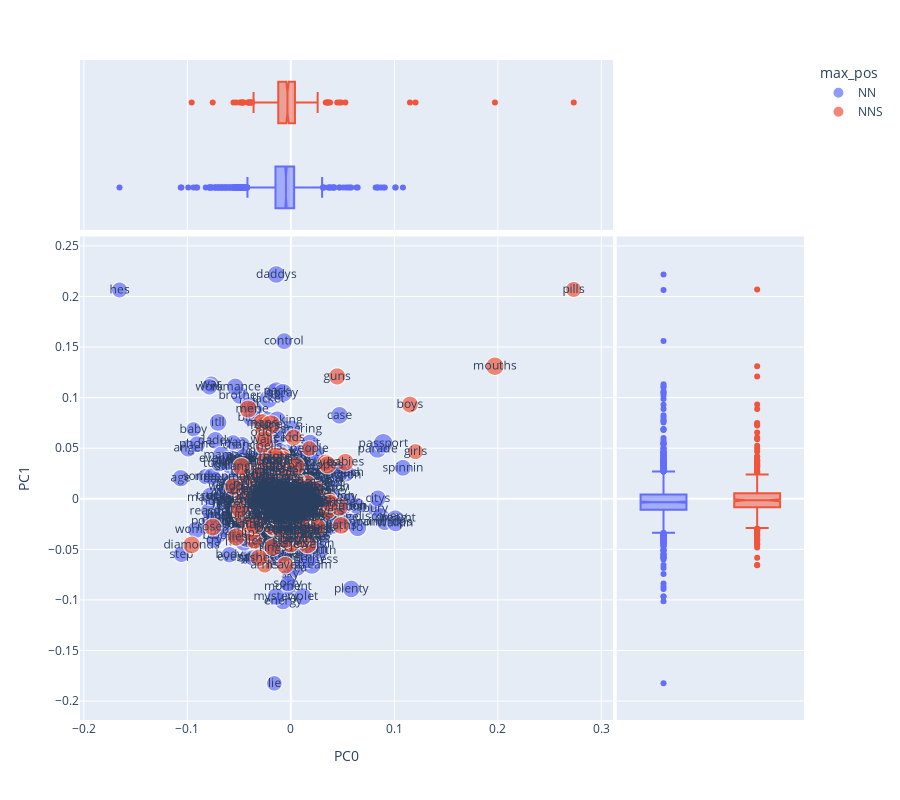

The cell this chart's notebook holds for it:
### Code cell
vis_loadings(0, 1)

### Figure 1 — Plotly figure (JSON) as saved in the notebook; plotly's stock layout.template omitted (floating-point values rounded to 4 significant figures; data arrays with more than 128 entries replaced by an {"elided": "..."} marker saying what was removed)
{"data": [{"hovertemplate": "max_pos=NN<br>PC0=%{x}<br>PC1=%{y}<br>i=%{marker.size}<br>term_str=%{text}<extra></extra>", "legendgroup": "NN", "marker": {"color": "#636efa", "size": {"elided": "1547 float values"}, "sizemode": "area", "sizeref": 0.04139, "symbol": "circle"}, "mode": "markers+text", "name": "NN", "showlegend": true, "text": {"elided": "1547 str values"}, "type": "scattergl", "x": {"elided": "1547 float values"}, "xaxis": "x", "y": {"elided": "1547 float values"}, "yaxis": "y"}, {"alignmentgroup": "True", "hovertemplate": "max_pos=NN<br>PC0=%{x}<extra></extra>", "legendgroup": "NN", "marker": {"color": "#636efa", "symbol": "circle"}, "name": "NN", "notched": true, "offsetgroup": "NN", "showlegend": false, "type": "box", "x": {"elided": "1547 float values"}, "xaxis": "x3", "yaxis": "y3"}, {"alignmentgroup": "True", "hovertemplate": "max_pos=NN<br>PC1=%{y}<extra></extra>", "legendgroup": "NN", "marker": {"color": "#636efa", "symbol": "circle"}, "name": "NN", "notched": true, "offsetgroup": "NN", "showlegend": false, "type": "box", "xaxis": "x2", "y": {"elided": "1547 float values"}, "yaxis": "y2"}, {"hovertemplate": "max_pos=NNS<br>PC0=%{x}<br>PC1=%{y}<br>i=%{marker.size}<br>term_str=%{text}<extra></extra>", "legendgroup": "NNS", "marker": {"color": "#EF553B", "size": {"elided": "453 float values"}, "sizemode": "area", "sizeref": 0.04139, "symbol": "circle"}, "mode": "markers+text", "name": "NNS", "showlegend": true, "text": {"elided": "453 str values"}, "type": "scattergl", "x": {"elided": "453 float values"}, "xaxis": "x", "y": {"elided": "453 float values"}, "yaxis": "y"}, {"alignmentgroup": "True", "hovertemplate": "max_pos=NNS<br>PC0=%{x}<extra></extra>", "legendgroup": "NNS", "marker": {"color": "#EF553B", "symbol": "circle"}, "name": "NNS", "notched": true, "offsetgroup": "NNS", "showlegend": false, "type": "box", "x": {"elided": "453 float values"}, "xaxis": "x3", "yaxis": "y3"}, {"alignmentgroup": "True", "hovertemplate": "max_pos=NNS<br>PC1=%{y}<extra></extra>", "legendgroup": "NNS", "marker": {"color": "#EF553B", "symbol": "circle"}, "name": "NNS", "notched": true, "offsetgroup": "NNS", "showlegend": false, "type": "box", "xaxis": "x2", "y": {"elided": "453 float values"}, "yaxis": "y2"}], "layout": {"height": 800, "legend": {"itemsizing": "constant", "title": {"text": "max_pos"}, "tracegroupgap": 0}, "margin": {"t": 60}, "xaxis": {"anchor": "y", "domain": [0, 0.7363], "title": {"text": "PC0"}}, "xaxis2": {"anchor": "y2", "domain": [0.7413, 1], "matches": "x2", "showgrid": false, "showline": false, "showticklabels": false, "ticks": ""}, "xaxis3": {"anchor": "y3", "domain": [0, 0.7363], "matches": "x", "showgrid": true, "showticklabels": false}, "xaxis4": {"anchor": "y4", "domain": [0.7413, 1], "matches": "x2", "showgrid": false, "showline": false, "showticklabels": false, "ticks": ""}, "yaxis": {"anchor": "x", "domain": [0, 0.7326], "title": {"text": "PC1"}}, "yaxis2": {"anchor": "x2", "domain": [0, 0.7326], "matches": "y", "showgrid": true, "showticklabels": false}, "yaxis3": {"anchor": "x3", "domain": [0.7426, 1], "matches": "y3", "showgrid": false, "showline": false, "showticklabels": false, "ticks": ""}, "yaxis4": {"anchor": "x4", "domain": [0.7426, 1], "matches": "y3", "showgrid": true, "showline": false, "showticklabels": false, "ticks": ""}}}
